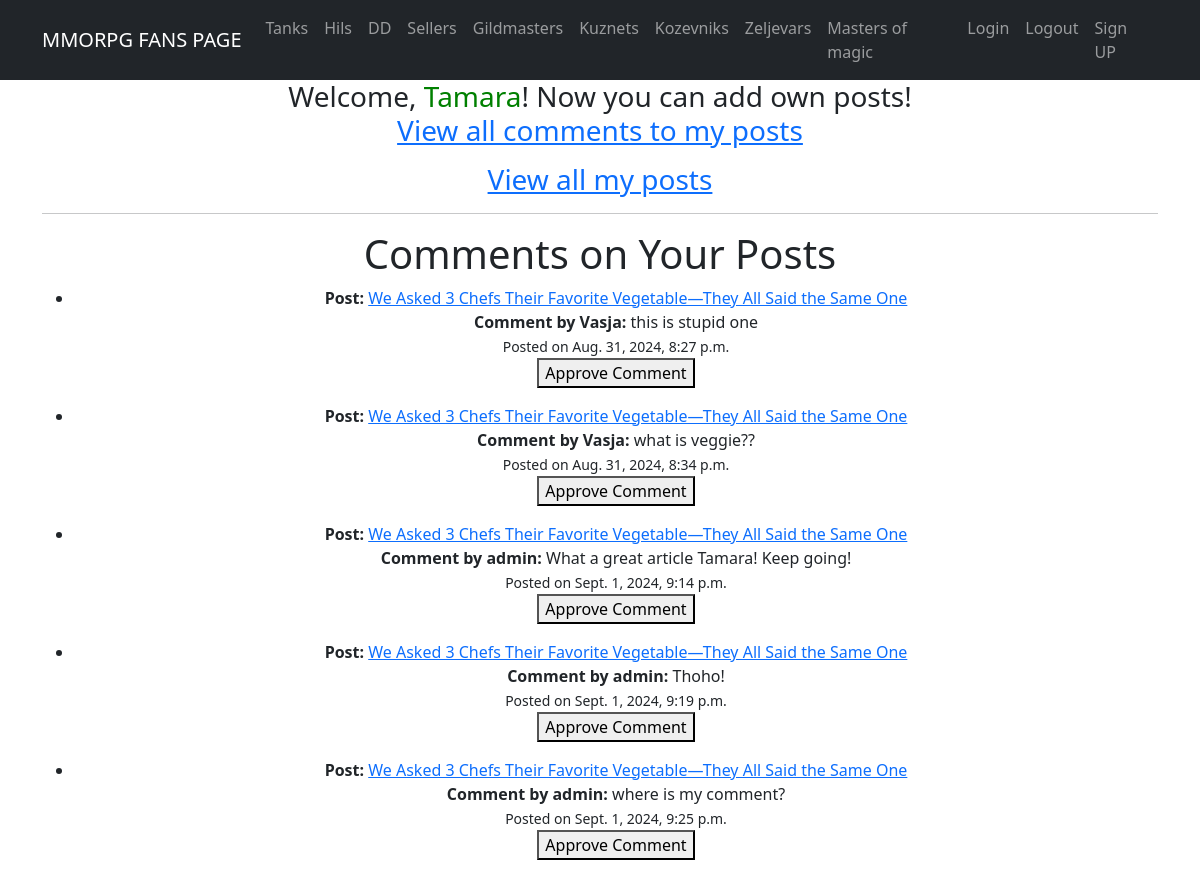
Screenshot of /my_comments/ (signed in) with the database file from the repository.
### app/models.py (models this page shows, shortened)
class Comment(models.Model):
    content = models.TextField()
    created_at = models.DateTimeField(default=timezone.now)
    post = models.ForeignKey(Post, on_delete=models.CASCADE, related_name='comments')
    author = models.ForeignKey(User, on_delete=models.CASCADE)
    is_approved = models.BooleanField(default=False)

class Post(models.Model):
    name = models.CharField(max_length=150, unique=True)
    description = models.TextField()
    published_date = models.DateTimeField(default=timezone.now)
    author = models.ForeignKey(User, on_delete=models.CASCADE, related_name='posts')
    categories = models.ManyToManyField(Category, related_name='posts')

### app/views.py (the view, shortened to what this page needs)
# urls.py: path('my_comments/', OwnerCommentsView.as_view(), name='owner_comments'),
class OwnerCommentsView(LoginRequiredMixin, ListView):
    model = Comment
    template_name = 'owner_comments.html'
    context_object_name = 'comments'
    def get_queryset(self):
        return Comment.objects.filter(post__author=self.request.user,
                                      is_approved=False)  # Unapproved comments by post owner

### templates/owner_comments.html (shortened to what this page needs)
{% extends 'flatpages/default.html' %}
{% block content %}
    <h1>Comments on Your Posts</h1>
    {% if comments %}
        <ul>
            {% for comment in comments %}
                <li>
                    <strong>Post: </strong><a href="{% url 'post_detail' comment.post.id %}">{{ comment.post.name }}</a><br>
                    <strong>Comment by {{ comment.author }}:</strong> {{ comment.content }}<br>
                    <small>Posted on {{ comment.created_at }}</small><br>
                    <form method="post" action="{% url 'owner_comments' %}">
                        <button type="submit">Approve Comment</button>
                    </form>
                </li>
            {% endfor %}
        </ul>
    {% else %}
        <p>No comments on your posts yet.</p>
    {% endif %}
{% endblock %}

### templates/flatpages/default.html (shortened to what this page needs)
<!DOCTYPE html>
<html lang="en">
    <head>
        {% load static %}
        <link href="{% static 'css/styles.css' %}" rel="stylesheet" />
    </head>
    <body>
        <nav class="navbar navbar-expand-lg navbar-dark bg-dark static-top">
            <div class="container">
                <a class="navbar-brand" href="{% url 'post_list' %}">MMORPG FANS PAGE</a>
                <div class="collapse navbar-collapse" id="navbarResponsive">
                    <ul class="navbar-nav ml-auto">
                        <li class="nav-item"><a class="nav-link" href="{% url 'posts_by_category' category_name='Tanks' %}">Tanks</a></li>
                        <li class="nav-item"><a class="nav-link" href="{% url 'posts_by_category' category_name='Hils' %}">Hils</a></li>
                        <li class="nav-item"><a class="nav-link" href="{% url 'posts_by_category' category_name='DD' %}">DD</a></li>
                        <li class="nav-item"><a class="nav-link" href="{% url 'posts_by_category' category_name='Sellers' %}"#>Sellers</a></li>
                        <li class="nav-item"><a class="nav-link" href="{% url 'posts_by_category' category_name='Gildmasters' %}">Gildmasters</a></li>
                        <li class="nav-item"><a class="nav-link" href="{% url 'posts_by_category' category_name='Kuznets' %}">Kuznets</a></li>
                        <li class="nav-item"><a class="nav-link" href="{% url 'posts_by_category' category_name='Kozevniks' %}">Kozevniks</a></li>
                        <li class="nav-item"><a class="nav-link" href="{% url 'posts_by_category' category_name='Zeljevars' %}">Zeljevars</a></li>
                        <li class="nav-item"><a class="nav-link" href="{% url 'posts_by_category' category_name='Masters of magic' %}">Masters of magic</a></li>
                        <li class="nav-item"><a class="nav-link" href="{% url 'account_login' %}">Login</a></li>
                        <li class="nav-item"><a class="nav-link" href="{% url 'account_logout' %}">Logout</a></li>
                        <li class="nav-item"><a class="nav-link" href="{% url 'account_signup' %}">Sign UP</a></li>
                    </ul>
                </div>
            </div>
        </nav>
        <div class="container">
            <div class="row">
                <div class="col-lg-12 text-center">
                    <h3>Welcome, {% if user.is_authenticated %}<span style="color: green;">{{ user.username }}</span>! Now you can add own posts!
                        <p><a href="{% url 'owner_comments' %}">View all comments to my posts</a></p>
                        <p><a href="{% url 'owner_posts' %}">View all my posts</a></p>
                        {% else %}
                            <span style="color: red;">Guest!</span><a class="nav-link" href="{% url 'account_login' %}">Login</a> or <a class="nav-link" href="{% url 'account_signup' %}">Sign UP</a> to edit news!
                        {% endif %}
                    </h3>
                    <hr>
                   {% block content %}{% endblock content %}
                </div>
            </div>
        </div>
    </body>
</html>

### rows the page displays
Comment: post.name "We Asked 3 Chefs Their Favorite Vegetable—They All Said the Same One", author "Vasja", content "this is stupid one", created_at "Aug. 31, 2024, 8:27 p.m."
Comment: post.name "We Asked 3 Chefs Their Favorite Vegetable—They All Said the Same One", author "Vasja", content "what is veggie??", created_at "Aug. 31, 2024, 8:34 p.m."
Comment: post.name "We Asked 3 Chefs Their Favorite Vegetable—They All Said the Same One", author "admin", content "What a great article Tamara! Keep going!", created_at "Sept. 1, 2024, 9:14 p.m."
Comment: post.name "We Asked 3 Chefs Their Favorite Vegetable—They All Said the Same One", author "admin", content "Thoho!", created_at "Sept. 1, 2024, 9:19 p.m."
Comment: post.name "We Asked 3 Chefs Their Favorite Vegetable—They All Said the Same One", author "admin", content "where is my comment?", created_at "Sept. 1, 2024, 9:25 p.m."

### other values shown
{{ user.username }} "Tamara"
